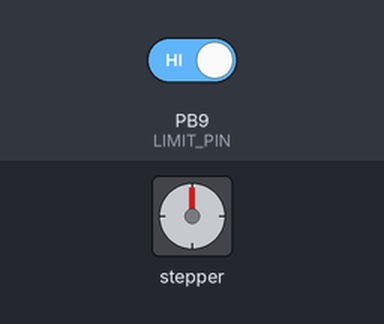
Recording of a program running on a simulated STM32 Blue Pill. Shown: stepper motor. Wiring (inferred from the names in the program): stepper motor driver (200 steps per turn assumed): step PA5; direction PA6; enable PA7. The inputs (shaded band) are chosen by the test bench; at power-on: PB9 (LIMIT_PIN) HIGH.

Above: at 2.2 s.
2.3 s: PB9 (LIMIT_PIN) driven LOW
Timing chart, 0 to 5.3 s (numbered marks = the images above; inputs shaded):
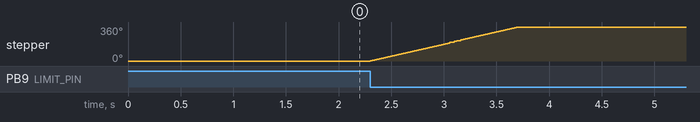

Measured:
- after the input at 2.3 s, stepper: turns 360° clockwise in 1.4 s, starting at once

The program:

main.cpp
```cpp
#include <Arduino.h>
HardwareSerial Serial1(USART1);

#define LIMIT_PIN PB9
#define stepPin PA5
#define dirPin PA6
#define enPin PA7
int status = 0;
void ai();
void setup()
{
    Serial1.begin(115200);
    Serial1.println("Start");

    pinMode(LIMIT_PIN, INPUT);
    // Serial2.println("Serial: 2");
    delay(1000);
    attachInterrupt(digitalPinToInterrupt(LIMIT_PIN), ai, FALLING);

    pinMode(stepPin, OUTPUT);
    pinMode(dirPin, OUTPUT);
    pinMode(enPin, OUTPUT);
    digitalWrite(enPin, LOW);
}
void ai()
{
    if (status == 0)
    {
        status = 1;
    }
    Serial1.println("1");
}
int speed = 3500; //旋转速度
void loop()
{
    if (status == 1)
    {
        digitalWrite(dirPin, HIGH); //HIGH正转 LOW反转
        // 全步模式下 200个脉冲有一圈
        for (int x = 0; x < 200; x++)
        {
            digitalWrite(stepPin, HIGH);
            delayMicroseconds(speed);
            digitalWrite(stepPin, LOW);
            delayMicroseconds(speed);
        }
        delay(500);
        status = 0;
    }
}
```
